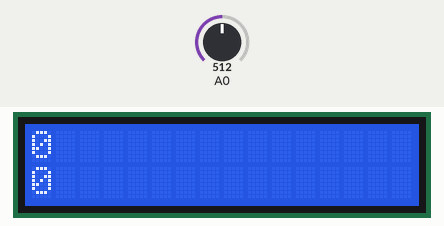
The sketch below on a simulated Arduino Uno, built with avr-gcc and run on an emulated ATmega328P. Shown: 16×2 character LCD. The test bench sets the inputs (shaded band); at power-on: A0 = 512.

Above: at 0.1 s.
At 4.1 s:
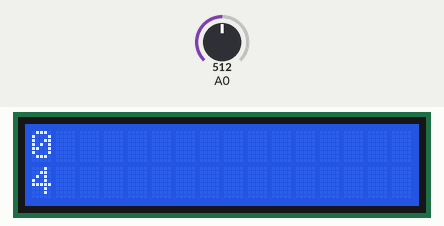
At 9.1 s:
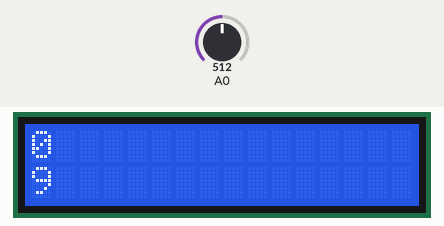
At 19.1 s:
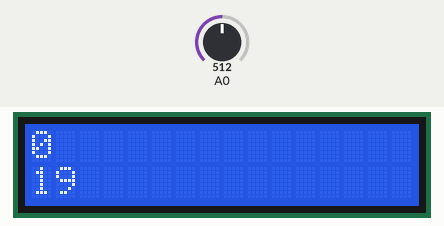
At 29.1 s:
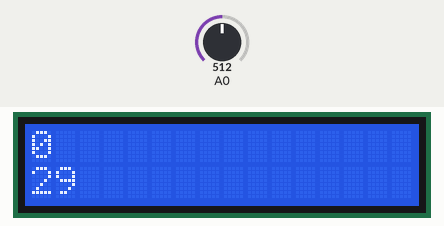
At 39.1 s:
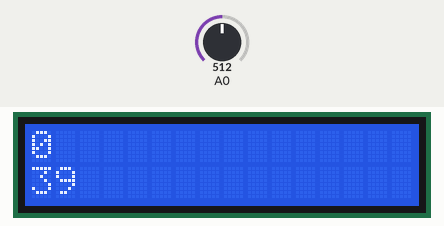

The sketch:

Temperature_LD32_display_on__lcd.ino
```cpp
#include <LiquidCrystal.h>

const int rs = 12, en = 11, d4 = 5, d5 = 4, d6 = 3, d7 = 2;
LiquidCrystal lcd(rs, en, d4, d5, d6, d7);
int reading;
int temp;
void setup()
{
  lcd.begin(16, 2);
  analogReference(INTERNAL);
  lcd.print(reading);
}
void loop()
{
  lcd.setCursor(0, 1);
  reading=analogRead(A0);
  temp=reading/9.31;
  lcd.print(millis() / 1000);
}
```

Measured:
- what the display in image 1 shows lasts 1.0 s, from 4.0 s to 5.0 s
